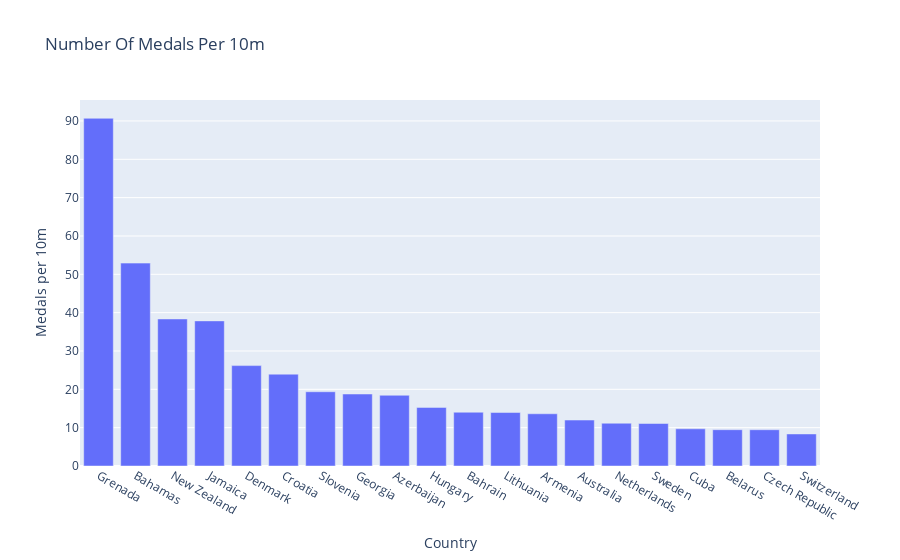

This figure's notebook cell:
### Markdown cell above
We can now use a [bar chart](https://plotly.com/python/bar-charts/) to visualize the top countries by medals per capita!

### Code cell
# Create a column chart by medal per capita
fig = px.bar(
	top_countries,
    x = "team_clean",
    y = "per_10m",
    labels = {"team_clean": "Country", "per_10m":"Medals per 10m"},
    title = "Number Of Medals Per 10m",
    hover_data = ['population',"medal"]
)
fig.show()

### Figure 1 — Plotly figure (JSON) as saved in the notebook; plotly's stock layout.template omitted (floating-point values rounded to 4 significant figures)
{"data": [{"alignmentgroup": "True", "customdata": [[110261, 1], [377931, 2], [4693200, 18], [2906238, 11], [5728010, 15], [4174349, 10], [2065042, 4], [3727505, 7], [9757812, 18], [9814023, 15], [1425791, 2], [2868231, 4], [2936146, 4], [24190907, 29], [17030314, 19], [9923085, 11], [11335109, 11], [9501534, 9], [10566332, 10], [8373338, 7]], "hovertemplate": "Country=%{x}<br>Medals per 10m=%{y}<br>population=%{customdata[0]}<br>medal=%{customdata[1]}<extra></extra>", "legendgroup": "", "marker": {"color": "#636efa", "pattern": {"shape": ""}}, "name": "", "offsetgroup": "", "orientation": "v", "showlegend": false, "textposition": "auto", "type": "bar", "x": ["Grenada", "Bahamas", "New Zealand", "Jamaica", "Denmark", "Croatia", "Slovenia", "Georgia", "Azerbaijan", "Hungary", "Bahrain", "Lithuania", "Armenia", "Australia", "Netherlands", "Sweden", "Cuba", "Belarus", "Czech Republic", "Switzerland"], "xaxis": "x", "y": [90.69, 52.92, 38.35, 37.85, 26.19, 23.96, 19.37, 18.78, 18.45, 15.28, 14.03, 13.95, 13.62, 11.99, 11.16, 11.09, 9.704, 9.472, 9.464, 8.36], "yaxis": "y"}], "layout": {"barmode": "relative", "legend": {"tracegroupgap": 0}, "title": {"text": "Number Of Medals Per 10m"}, "xaxis": {"anchor": "y", "autorange": true, "domain": [0, 1], "range": [-0.5, 19.5], "title": {"text": "Country"}, "type": "category"}, "yaxis": {"anchor": "x", "autorange": true, "domain": [0, 1], "range": [0, 95.47], "title": {"text": "Medals per 10m"}, "type": "linear"}}}
